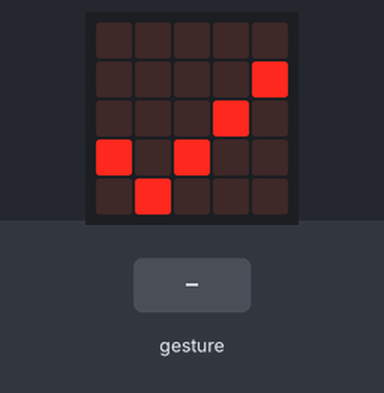
A program run on a simulated BBC micro:bit (MakeCode). On the bench: the board's 5×5 LED display. Inputs (shaded band) come from the test bench. A tilt is held for 1.5 s and a shake lasts 1 s, then the board lies face up again.

Above: at 1.2 s.
1.3 s: gesture 'logo down'
At 2.3 s:
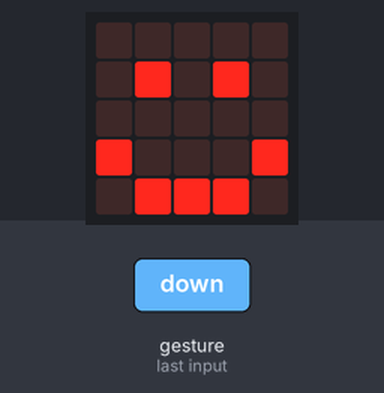
4.3 s: gesture 'logo up'
At 5.9 s:
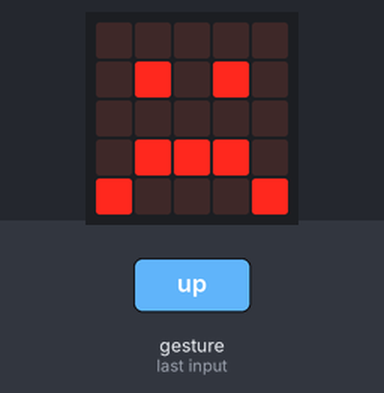
Timing chart, 0 to 7.4 s (numbered marks = the images above; inputs shaded):
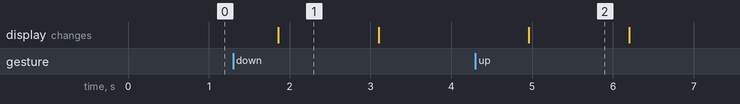

The program:

main.ts
```typescript
basic.forever(function () {
    if (input.isGesture(Gesture.LogoDown)) {
        basic.showIcon(IconNames.Happy)
    } else if (input.isGesture(Gesture.LogoUp)) {
        basic.showIcon(IconNames.Sad)
    } else {
        basic.showIcon(IconNames.Yes)
    }
})
```

test.ts
```typescript
// les tests vont ici ; cela ne sera pas compilé si ce paquet est utilisé en tant qu'extension.
```

Measured:
- after the input at 1.3 s, the display: changes after 0.56 s (image 1)
- after the input at 4.3 s, the display: changes after 0.66 s (image 2)
- what the display in image 1 shows lasts 1.2 s, from 1.9 s to 3.1 s
